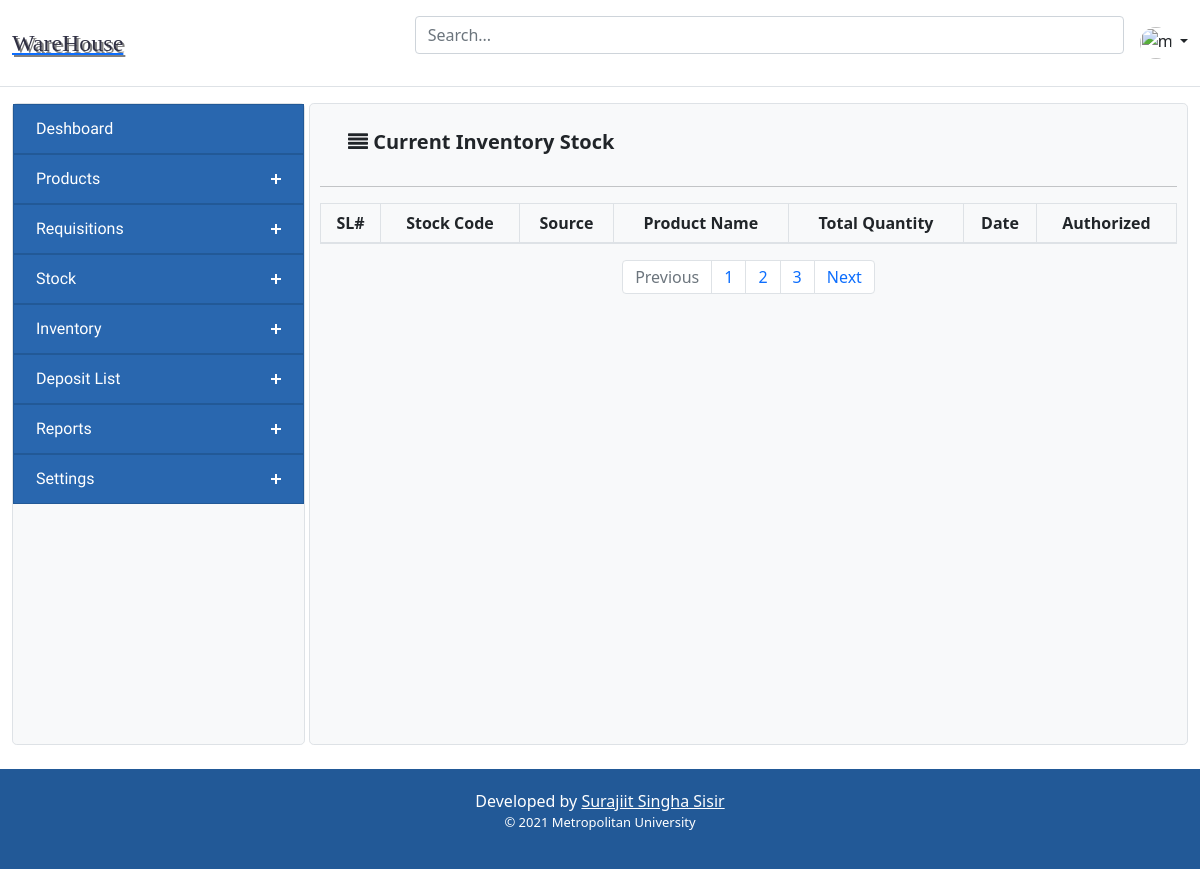
Before: /index.php/stock_controller/view_stock_index with the older database file.
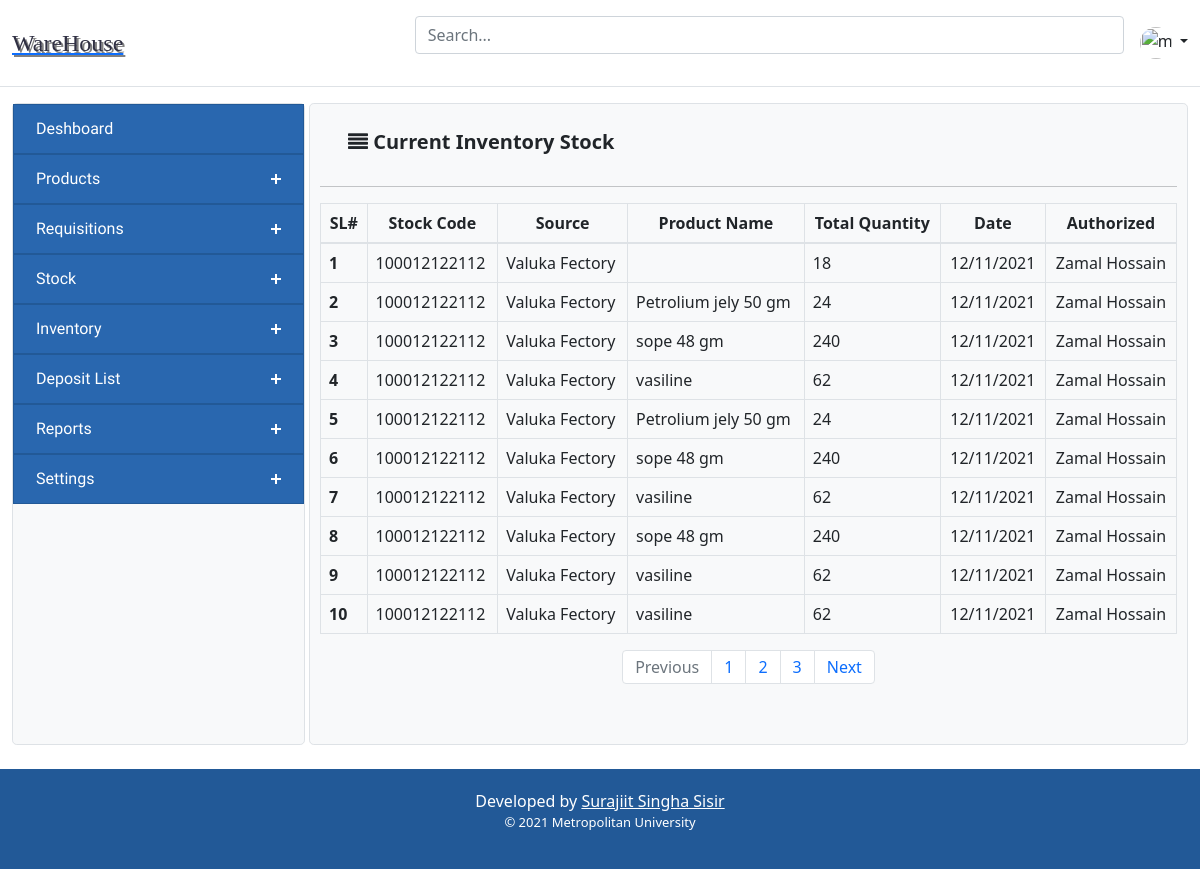
After: the same page with the newer database file.
### tables this page shows
CREATE TABLE `table_stock_product` (
  `id` int(11) NOT NULL,
  `product_name` varchar(255) NOT NULL,
  `quantity` double NOT NULL,
  `stock` double NOT NULL,
  `base_unit` double NOT NULL,
  `remark` double NOT NULL,
  `created` timestamp NOT NULL DEFAULT current_timestamp()
);

### application/controllers/Stock_Controller.php (called while the page is built, shortened)
<?php
class Stock_Controller extends CI_Controller {
	public function __construct(){
		$this->load->helper(array('form', 'url'));
        $this->load->library('form_validation');
		$this->load->model('Product_Model');
        $this->load->model('Stock_model');
	}
    public function view_stock_index(){
        $data['header_src'] = $this->load->view('inc/header_src', '', true);
        $data['header'] = $this->load->view('inc/header', '', true);
        $data['sidebar'] = $this->load->view('inc/sidebar', '', true);
        $data['footer'] = $this->load->view('inc/footer', '', true);
        $data['Stock_data'] = $this->Stock_model->selectAll();
        $this->load->view('Componants/Stock_view', $data);
    }
}

### index.php (called while the page is built, shortened)
<?php
require_once BASEPATH.'core/CodeIgniter.php';

### application/models/Stock_model.php (called while the page is built, shortened)
<?php
    class Stock_model extends CI_Model {
        public function selectAll(){
            $query = $this->db->query("select * from table_stock_product order by id DESC");
            return $query->result();
        }
}
?>

### application/views/Componants/Stock_view.php (the view)
<?= $header_src;?>
<main>
<?= $header; ?>
<div class="container-fluid pb-4">
  <div class="d-grid gap-1" style="grid-template-columns: 1fr 3fr;"> <?= $sidebar;?> <div class="bg-light border rounded-3">
      <div class="maintag">
<nav class="navbar navbar-inverse">
    <div class="container-fluid">
        <div class="navbar-header">
            <span class="navbar-brand"><i class="fa fa-align-justify"></i><b> Current Inventory Stock</b></span>
        </div>
    </div>
</nav>
<hr />
<table class="table table-hover table-bordered">
    <thead>
        <tr align="center">
            <th scope="col">SL#</th>
            <th scope="col">Stock Code</th>
            <th scope="col">Source</th>
            <th scope="col">Product Name</th>
            <th scope="col">Total Quantity</th>
            <th scope="col">Date</th>
            <th scope="col">Authorized</th>
        </tr>
    </thead>
    <tbody class="align-items-center">
        <?php
            $count = 0;
             foreach($Stock_data as $val_stock){
            $stock = $val_stock->quantity+$val_stock->stock;
        ?>
        <tr>
            <th scope="row"><?= ++$count?></th>
            <td>100012122112</td>
            <td>Valuka Fectory</td>
            <td><?= $val_stock->product_name?></td>
            <td><?= $stock;?></td>
            <td align="center">12/11/2021</td>
            <td align="center">Zamal Hossain</td>
        </tr>
        <?php }?>
    </tbody>
</table>
<nav aria-label="Page navigation example">
    <ul class="pagination justify-content-center">
      <li class="page-item disabled">
        <a class="page-link" href="#" tabindex="-1">Previous</a>
      </li>
      <li class="page-item"><a class="page-link" href="#">1</a></li>
      <li class="page-item"><a class="page-link" href="#">2</a></li>
      <li class="page-item"><a class="page-link" href="#">3</a></li>
      <li class="page-item">
        <a class="page-link" href="#">Next</a>
      </li>
    </ul>
  </nav>
</div>
  </div>
</div>
</div>
  </main>
</body>
<?= $footer; ?>

### application/views/inc/header_src.php (shortened to what this page needs)
<head>
    <link rel="stylesheet" href="https://maxcdn.bootstrapcdn.com/bootstrap/4.5.2/css/bootstrap.min.css">
    <link rel="stylesheet"
        href="https://cdnjs.cloudflare.com/ajax/libs/bootstrap-datepicker/1.4.1/css/bootstrap-datepicker3.css" />
    <link href="https://gitcdn.github.io/bootstrap-toggle/2.2.2/css/bootstrap-toggle.min.css" rel="stylesheet">
    <link rel="stylesheet" href="https://formden.com/static/cdn/bootstrap-iso.css" />
    <link rel="stylesheet" href="https://cdnjs.cloudflare.com/ajax/libs/font-awesome/4.7.0/css/font-awesome.min.css">
    <link rel="stylesheet"
        href="https://cdnjs.cloudflare.com/ajax/libs/bootstrap-datetimepicker/4.17.37/css/bootstrap-datetimepicker.min.css"
 />
    <link href="https://cdn.jsdelivr.net/npm/bootstrap@5.1.3/dist/css/bootstrap.min.css" rel="stylesheet">
    <link href="css/newProducts.css" rel="stylesheet">
  <link href="https://cdn.jsdelivr.net/npm/bootstrap@5.1.3/dist/css/bootstrap.min.css" rel="stylesheet">
  <link href="<?= base_url('assets/css/style.css')?>" rel="stylesheet">
  <link href="<?= base_url('assets/css/newProducts.css')?>" rel="stylesheet">
  <link href="<?= base_url('assets/css/viewProducts.css')?>" rel="stylesheet">
</head>

### application/views/inc/header.php (shortened to what this page needs)
<header class="py-3 mb-3 border-bottom">
      <div class="container-fluid d-grid gap-3 align-items-center" style="grid-template-columns: 1fr 2fr;">
        <a href="#">
        <div class="d-flex" style="font-size: x-large; font-family: fantasy; color: rgb(48, 48, 67); text-shadow: 2px 2px gray;">WareHouse</div>
        </a>
        <div class="d-flex align-items-center">
          <form class="w-100 me-3">
            <input type="search" class="form-control" placeholder="Search..." aria-label="Search">
          </form>
          <div class="flex-shrink-0 dropdown">
            <a href="#" class="d-block link-dark text-decoration-none dropdown-toggle" id="dropdownUser2"
              data-bs-toggle="dropdown" aria-expanded="false">
              <img src="https://github.com/mdo.png" alt="mdo" width="32" height="32" class="rounded-circle">
            </a>
          </div>
        </div>
      </div>
    </header>

### application/views/inc/sidebar.php (shortened to what this page needs)
<div class="bg-light border rounded-3">
                    <div id='cssmenu'>
                        <ul>
                            <li class='active'><a href="<?= base_url()?>homepage">Deshboard</a></li>
                            <li class='has-sub'><a href='#'>Products</a>
                            </li>
                        </ul>
                        <li class='has-sub'><a href='#'>Requisitions</a>
                        </li>
                        <li class='has-sub'><a href='#'>Stock</a>
                        </li>
                        <li class='has-sub'><a href='#'>Inventory</a>
                        </li>
                        <li class='has-sub'><a href=''>Deposit List</a>
                        </li>
                        <li class='has-sub'><a href='#'>Reports</a>
                        </li>
                        <li class='has-sub'><a href='#'>Settings</a>
                        </li>
                    </div>
                    <br><br><br><br><br><br><br><br><br><br>
                </div>

### application/views/inc/footer.php (shortened to what this page needs)
<footer class="footerCSS">
  Developed by <a href="http://facebook.com/SurajitSinghaSisir">Surajiit Singha Sisir</a>
  <p class="footerCSScopyright">&copy; 2021 Metropolitan University
  </p>
</footer>
</html>

### assets/css/newProducts.css (style rules this page uses)
.maintag { padding-top: 10px; padding-bottom: 10px; padding-left: 10px; padding-right: 10px; }

### assets/css/style.css (style rules this page uses)
#cssmenu, #cssmenu ul, #cssmenu ul li, #cssmenu ul li a { margin: 0; padding: 0; border: 0; list-style: none; line-height: 1; display: block; position: relative; -webkit-box-sizing: border-box; -moz-box-sizing: border-box; box-sizing: border-box; }
#cssmenu { width: auto; font-family: Raleway, sans-serif; color: #ffffff; }
#cssmenu>ul>li>a { padding: 16px 22px; cursor: pointer; z-index: 2; font-size: 16px; text-decoration: none; color: #ffffff; background: #2967af; -webkit-transition: color .2s ease; -o-transition: color .2s ease; transition: color .2s ease; border: 1px solid #225997; }
#cssmenu ul>li.has-sub>a:after { position: absolute; right: 26px; top: 19px; z-index: 5; display: block; height: 10px; width: 2px; background: #ffffff; content: ""; -webkit-transition: all 0.1s ease-out; -moz-transition: all 0.1s ease-out; -ms-transition: all 0.1s ease-out; -o-transition: all 0.1s ease-out; transition: all 0.1s ease-out; }
#cssmenu ul>li.has-sub>a:before { position: absolute; right: 22px; top: 23px; display: block; width: 10px; height: 2px; background: #ffffff; content: ""; -webkit-transition: all 0.1s ease-out; -moz-transition: all 0.1s ease-out; -ms-transition: all 0.1s ease-out; -o-transition: all 0.1s ease-out; transition: all 0.1s ease-out; }
.footerCSS { padding: 20px; background-color: #225997; text-align: center; color: white; }
.footerCSS a { color: white; }
.footerCSScopyright { font-size: small; }

Changed rows visible on the page:
added table_stock_product: quantity "18"
added table_stock_product: product_name "Petrolium jely 50 gm", quantity "24"
added table_stock_product: product_name "sope 48 gm", quantity "240"
added table_stock_product: product_name "vasiline", stock "62"
added table_stock_product: product_name "Petrolium jely 50 gm", quantity "24"
added table_stock_product: product_name "sope 48 gm", quantity "240"
added table_stock_product: product_name "vasiline", stock "62"
added table_stock_product: product_name "sope 48 gm", quantity "240"
added table_stock_product: product_name "vasiline", stock "62"
added table_stock_product: product_name "vasiline", stock "62"
